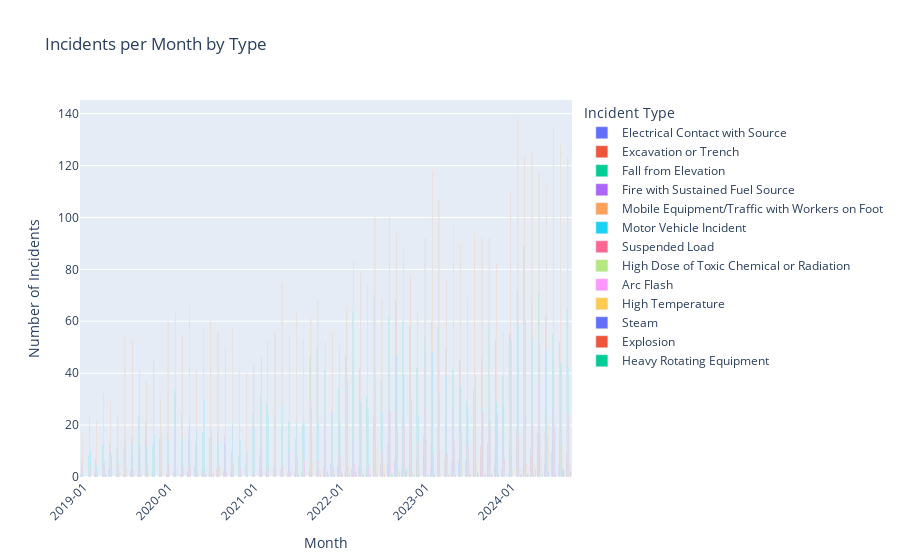

The notebook cell saved with this chart:
### Code cell
# Create a DataFrame to count incidents by month and type
incident_counts = (
    Danger
    .copy()
    .assign(Month=Danger['time'].dt.to_period('M'))  # Add a Month column
    .melt(id_vars=['Month'], value_vars=danger_columns, var_name='Incident Type', value_name='Count')
)

# Filter out the rows where Count is 0
incident_counts = incident_counts[incident_counts['Count'] == 1]

# Step 4: Group by month and incident type
incident_counts = incident_counts.groupby(['Month', 'Incident Type']).size().reset_index(name='Count')

# Convert Month back to a datetime format for plotting
incident_counts['Month'] = incident_counts['Month'].dt.to_timestamp()

# Step 5: Create a grouped bar chart using Plotly
fig = px.bar(incident_counts, 
             x='Month', 
             y='Count', 
             color='Incident Type', 
             title='Incidents per Month by Type',
             labels={'Count': 'Number of Incidents', 'Month': 'Month'},
             barmode='group')

# Update layout for better aesthetics
fig.update_layout(xaxis_title='Month', 
                  yaxis_title='Number of Incidents',
                  xaxis=dict(tickformat='%Y-%m', tickangle=-45))

# Show the plot
fig.show()
